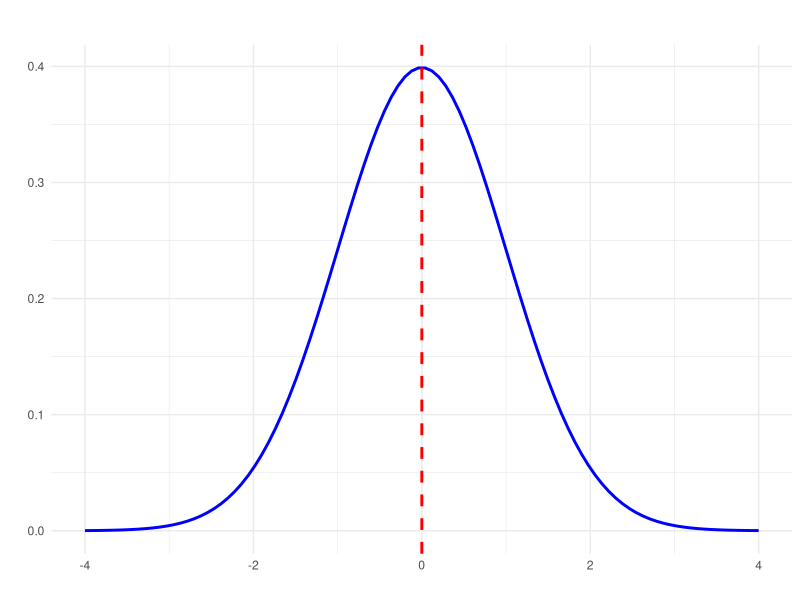
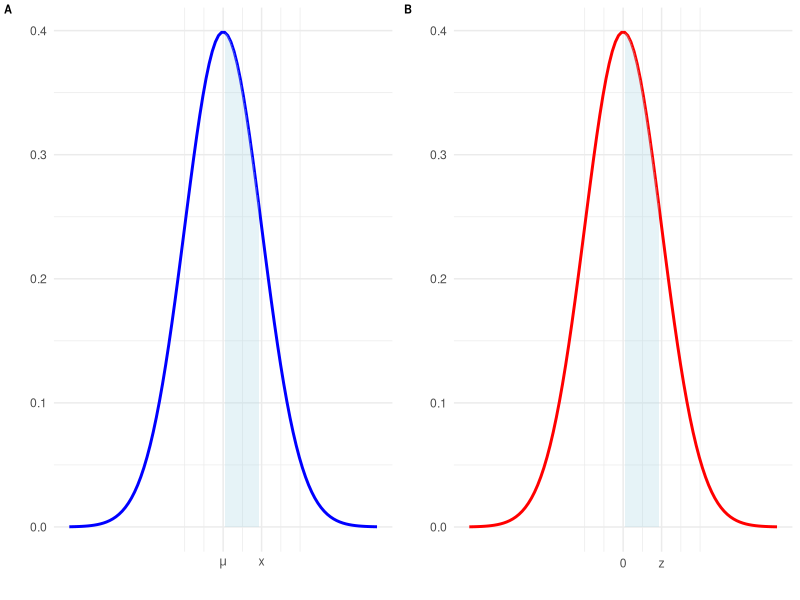
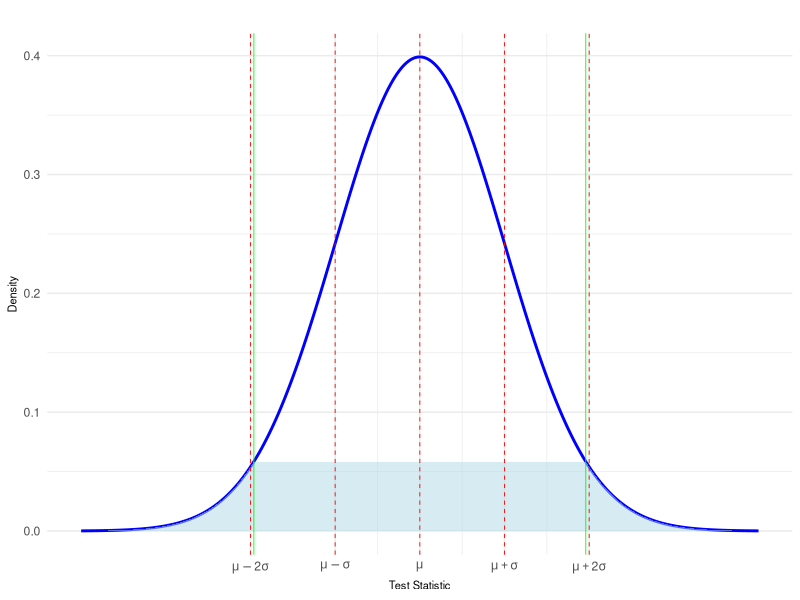
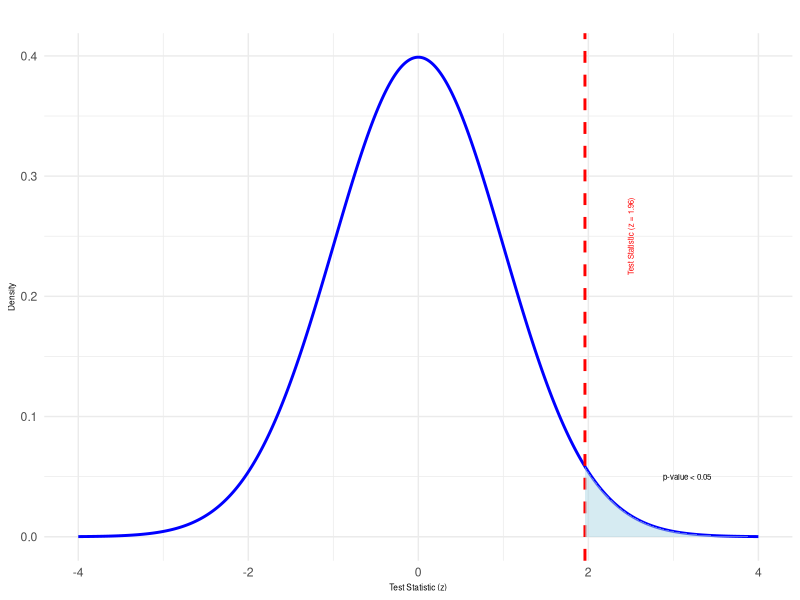

The R source for these figures, in order: (Note: this script raises an error after producing the figures.)
## ----echo=FALSE, message=FALSE, warning=FALSE,fig.width=2, fig.height=2, out.width="50%"---------
# Load the necessary library
library(ggplot2)
library(dplyr)
# Parameters for the normal distribution
mean <- 0  # Mean 
sd <- 1    # Standard deviation 

# Generate a sequence of x values
x <- seq(-4, 4, length = 100)

# Calculate the density of the normal distribution for each x value
y <- dnorm(x, mean, sd)

# Create a data frame for ggplot
data <- data.frame(x = x, y = y)

# Plot the normal distribution
ggplot(data, aes(x = x, y = y)) +
  geom_line(color = "blue", size = 1) +
  geom_vline(xintercept = mean, linetype = "dashed", color = "red", size = 1) +
  labs(title = "", subtitle = expression(paste("")),x = "", y = "") +
  theme(axis.text.y = element_blank(), # Remove y-axis numbers
      #  axis.ticks.y = element_blank(), # Remove y-axis ticks
        axis.title.y = element_blank()) +# Remove y-axis title
  theme_minimal()



## ----echo=FALSE, message=FALSE, warning=FALSE,fig.width=2, fig.height=2, fig.path="figures/"-----
# Load necessary libraries
library(ggplot2)
library(cowplot)

# Define standard deviation and mean
mu <- 2
sd <- 1

# Create a data frame for the first plot (normal distribution centered at mu)
x_vals <- seq(mu - 4 * sd, mu + 4 * sd, length.out = 100)
dist1 <- dnorm(x_vals, mean = mu, sd = sd)
data1 <- data.frame(x = x_vals, y = dist1)

# Create a data frame for the second plot (normal distribution centered at 0)
x_vals2 <- seq(-4 * sd, 4 * sd, length.out = 100)
dist2 <- dnorm(x_vals2, mean = 0, sd = sd)
data2 <- data.frame(x = x_vals2, y = dist2)

# First plot: Normal distribution with mean mu
plot1 <- ggplot(data1, aes(x = x, y = y)) +
  geom_line(color = "blue", size = 1) +             # Plot the line
  geom_ribbon(data = subset(data1, x >= mu & x <= mu + sd), aes(ymin = 0, ymax = y), fill = "lightblue", alpha = 0.3) + # Fill light blue from mu to 1 SD
  labs(x = "", y = "") +
  scale_x_continuous(breaks = c(mu, mu + sd), labels = c(expression(mu), "x")) + # Label x-axis with mu and x at mu + 1 SD
  theme_minimal() +
  theme(axis.title.x = element_text(size = 14),axis.title.y = element_text(size = 14)
  )

# Second plot: Normal distribution with mean 0
plot2 <- ggplot(data2, aes(x = x, y = y)) +
  geom_line(color = "red", size = 1) +              # Plot the line
  geom_ribbon(data = subset(data2, x >= 0 & x <= 0 + sd), aes(ymin = 0, ymax = y), fill = "lightblue", alpha = 0.3) + # Fill light blue from 0 to 1 SD
  labs(x = "", y = "") +
  scale_x_continuous(breaks = c(0, 0 + sd), labels = c("0", "z")) + # Label x-axis with 0 and z at 1 SD
  theme_minimal() +
  theme(axis.title.x = element_text(size = 14), axis.title.y = element_text(size = 14)
  )

# Combine the two plots side by side
combined_plot <- plot_grid(plot1, plot2, labels = c("A", "B"), label_size = 8)

# Display the combined plot
print(combined_plot)



## ----echo=FALSE, results='asis'------------------------------------------------------------------
cat("$$t = \\frac{\\bar{X_1} - \\bar{X_2}}{\\sqrt{\\frac{s_1^2}{n_1} + \\frac{s_2^2}{n_2}}}$$")



## ----echo=FALSE, results='asis'------------------------------------------------------------------
cat("$$t = \\frac{\\bar{D}}{\\frac{s_D}{\\sqrt{n}}}$$")


## ----echo=FALSE, results='asis'------------------------------------------------------------------
cat("$$z = \\frac{\\bar{X} - \\mu}{\\frac{\\sigma}{\\sqrt{n}}}$$")


## ----echo=FALSE, results='asis'------------------------------------------------------------------
cat("$$F = \\frac{MST}{MSE}$$")


## ----echo=FALSE, results='asis'------------------------------------------------------------------
cat("$$r = \\frac{\\sum (x_i - \\bar{x})(y_i - \\bar{y})}{\\sqrt{\\sum (x_i - \\bar{x})^2 \\sum (y_i - \\bar{y})^2}}$$")


## ----echo=FALSE, message=FALSE, warning=FALSE, fig.width=3.5, fig.height=2-----------------------
library(ggplot2)

# Define mean, standard deviation, and critical value for p < 0.05 (two-tailed)
mean <- 0  # Mean under the null hypothesis
sd <- 1    # Standard deviation for the standard normal distribution
test_stat <- 1.5  # Example of an observed test statistic

# Critical values for p < 0.05 in a two-tailed test (1.96 standard deviations)
critical_value <- qnorm(0.975, mean, sd)

# Create a sequence of x values for the plot
x_vals <- seq(mean - 4 * sd, mean + 4 * sd, length.out = 1000)

# Calculate the density (y-values) for the normal distribution
y_vals <- dnorm(x_vals, mean = mean, sd = sd)

# Create a data frame for plotting
data <- data.frame(x = x_vals, y = y_vals)

# Plot the normal distribution
ggplot(data, aes(x = x, y = y)) +
  geom_line(color = "blue", size = 1) +  # Plot the normal distribution curve
  geom_ribbon(data = subset(data, x <= -critical_value | x >= critical_value), 
              aes(ymin = 0, ymax = y), fill = "lightblue", alpha = 0.5) +  # Shade area beyond critical values
  geom_vline(xintercept = c(mean, mean + sd, mean - sd, mean + 2 * sd, mean - 2 * sd), 
             linetype = "dashed", color = "red", size = 0.3) +
  geom_vline(xintercept = c(-critical_value, critical_value), 
             color = "green", linetype = "solid", size = 0.3) +  # Lines for critical values
  scale_x_continuous(breaks = c(mean, mean - sd, mean + sd, mean - 2 * sd, mean + 2 * sd),
                     labels = c(expression(mu), expression(mu - sigma), expression(mu + sigma),
                                expression(mu - 2 * sigma), expression(mu + 2 * sigma))) +  # Label x-axis with mean and SDs
  labs(title = "", 
       x = "Test Statistic", 
       y = "Density") +
  theme_minimal() +
  theme(axis.title.x = element_text(size = 8),
        axis.title.y = element_text(size = 8),
        plot.title = element_text(hjust = 0.5))


## ----echo=FALSE, message=FALSE, warning=FALSE, fig.width=3, fig.height=2-------------------------
# Load necessary libraries
library(ggplot2)

# Define mean, standard deviation, and observed test statistic
mean <- 0  # Mean of the standard normal distribution (under null hypothesis)
sd <- 1    # Standard deviation of the standard normal distribution
test_stat <- 1.96  # Example test statistic for a 95% confidence level (for significance level of 0.05)

# Create a sequence of x values for the plot
x_vals <- seq(mean - 4 * sd, mean + 4 * sd, length.out = 1000)

# Calculate the density (y-values) for the normal distribution
y_vals <- dnorm(x_vals, mean = mean, sd = sd)

# Create a data frame for plotting
data <- data.frame(x = x_vals, y = y_vals)

# Plot the normal distribution
ggplot(data, aes(x = x, y = y)) +
  geom_line(color = "blue", size = 1) +  # Plot the normal distribution curve
  geom_vline(xintercept = test_stat, color = "red", linetype = "dashed", size = 1) +  # Mark the test statistic (1.96)
  geom_ribbon(data = subset(data, x >= test_stat), aes(ymin = 0, ymax = y), fill = "lightblue", alpha = 0.5) +  # Shade area beyond test statistic (p-value)
  labs(title = "", x = "Test Statistic (z)", y = "Density") +
  annotate("text", x = 2.5, y = 0.25, label = "Test Statistic (z = 1.96)", color = "red", angle = 90, size=2) +
  annotate("text", x = test_stat + 1.2, y = 0.05, label = "p-value < 0.05", color = "black", size = 2) +
  theme_minimal() +
  theme(
    axis.title.x = element_text(size = 6),
    axis.title.y = element_text(size = 6),
    plot.title = element_text(hjust = 0.5)
  )



## ----echo=FALSE, fig.cap="", out.width = '80%', fig.align='center'-------------------------------
knitr::include_graphics("figs/plot1.png")


## ----echo=FALSE, fig.cap="", out.width = '80%'---------------------------------------------------
knitr::include_graphics("figs/fisher.png")


## ----echo=FALSE, fig.cap="", out.width = '40%', fig.align='center'-------------------------------
knitr::include_graphics("figs/criticalregion.png")


## ----echo=FALSE, fig.cap="", out.width = '100%', fig.align='center'------------------------------
knitr::include_graphics("figs/plot2.png")


## ----echo=FALSE, fig.cap="", out.width = '70%', fig.align='center'-------------------------------
knitr::include_graphics("figs/significance.png")


## ----echo=FALSE, fig.cap="", out.width = '80%', fig.align='center'-------------------------------
knitr::include_graphics("figs/pregnant.jpg")


## ----echo=FALSE, message=FALSE, warning=FALSE, fig.width=2.2, fig.height=3.5---------------------
# Create a data frame for the standard normal distribution
df <- data.frame(x = seq(-4, 4, length.out = 1000))
df$y <- dnorm(df$x)

# Plot 1: P(X < z)
z1 <- 1  # Example Z-score
p1 <- ggplot(df, aes(x = x, y = y)) +
  geom_line() +
  geom_area(data = subset(df, x < z1), aes(x = x, y = y), fill = "blue", alpha = 0.3) +
  geom_vline(xintercept = z1, linetype = "dashed", color = "red") +
  labs(title = "P(X < z)", x = "Z-score", y = "") +
  theme_minimal()+
  theme(plot.title = element_text(size = 5),
        axis.title.x = element_blank(),
        axis.title.y = element_text(size = 8),
        axis.text.y = element_text(size = 4),
        axis.text.x = element_text(size = 4))  # Adjust title size here

# Plot 2: P(X > z)
z2 <- 1  # Example Z-score
p2 <- ggplot(df, aes(x = x, y = y)) +
  geom_line() +
  geom_area(data = subset(df, x > z2), aes(x = x, y = y), fill = "blue", alpha = 0.3) +
  geom_vline(xintercept = z2, linetype = "dashed", color = "red") +
  labs(title = "P(X > z)", x = "Z-score", y = "") +
  theme_minimal()+
  theme(plot.title = element_text(size = 5),
        axis.title.y = element_text(size = 8),
        axis.title.x = element_blank(),
        axis.text.y = element_text(size = 4),
        axis.text.x = element_text(size = 4))  # Adjust title size here

# Plot 3: P(z1 < X < z2)
z1 <- -1  # Example Z-score 1
z2 <- 1    # Example Z-score 2
p3 <- ggplot(df, aes(x = x, y = y)) +
  geom_line() +
  geom_area(data = subset(df, x > z1 & x < z2), aes(x = x, y = y), fill = "blue", alpha = 0.3) +
  geom_vline(xintercept = c(z1, z2), linetype = "dashed", color = "red") +
  labs(title = "P(z1 < X < z2)", x = "Z-score", y = "") +
  theme_minimal()+
  theme(plot.title = element_text(size = 5),
        axis.title.y = element_text(size = 8),
        axis.title.x = element_text(size = 8),
        axis.text.y = element_text(size = 4),
        axis.text.x = element_text(size = 4))  # Adjust title size here

# Arrange the plots in a grid
library(gridExtra)
grid.arrange(p1, p2, p3, ncol = 1)


## ----echo=FALSE, message=FALSE, warning=FALSE----------------------------------------------------
# Define mean and standard deviation
mean_value <- 0.6
sd_value <- 0.2

# Define threshold value
threshold_value <- 1

# Create a sequence of x values for the plot
x_vals <- seq(mean_value - 4*sd_value, mean_value + 4*sd_value, length.out = 1000)

# Calculate normal density for the x values
y_vals <- dnorm(x_vals, mean = mean_value, sd = sd_value)

# Create data frame for plotting
data <- data.frame(x = x_vals, y = y_vals)

# Right Tail Plot (larger values)
right_tail_plot <- ggplot(data, aes(x, y)) +
  geom_line(size = 1, color = "blue") +  # Plot the normal distribution curve
  geom_area(data = subset(data, x >= threshold_value), aes(y = y), fill = "skyblue", alpha = 0.5) +  # Shade the right area
  geom_vline(xintercept = threshold_value, linetype = "dashed", color = "black", size = 1) +  # Mark the threshold value
  labs(title = "Right Tail: Proportion Above Threshold",
       subtitle = paste("Proportion of Values Above", threshold_value, ":", round(1 - pnorm(threshold_value, mean = mean_value, sd = sd_value), 4)),
       x = "Value",
       y = "Density") +
  theme_minimal()


# Left Tail Plot (smaller values)
left_tail_plot <- ggplot(data, aes(x, y)) +
  geom_line(size = 1, color = "blue") +  # Plot the normal distribution curve
  geom_area(data = subset(data, x <= threshold_value), aes(y = y), fill = "skyblue", alpha = 0.5) +  # Shade the left area
  geom_vline(xintercept = threshold_value, linetype = "dashed", color = "black", size = 1) +  # Mark the threshold value
  labs(title = "Left Tail: Proportion Below Threshold",
       subtitle = paste("Proportion of Values Below", threshold_value, ":", round(pnorm(threshold_value, mean = mean_value, sd = sd_value), 4)),
       x = "Value",
       y = "Density") +
  theme_minimal()

# Print the plots
print(right_tail_plot)
print(left_tail_plot)



## ----echo=FALSE, message=FALSE, warning=FALSE----------------------------------------------------
# Load necessary library
library(ggplot2)

# Define mean and standard deviation
mean_value <- 0.6
sd_value <- 0.2

# Define cumulative probabilities
p_left <- 0.25  # For the left tail
p_right <- 0.75  # For the right tail

# Calculate threshold values using qnorm
threshold_left <- qnorm(p_left, mean = mean_value, sd = sd_value)
threshold_right <- qnorm(1 - p_right, mean = mean_value, sd = sd_value)

# Create a sequence of x values for the plot
x_vals <- seq(mean_value - 4*sd_value, mean_value + 4*sd_value, length.out = 1000)

# Calculate normal density for the x values
y_vals <- dnorm(x_vals, mean = mean_value, sd = sd_value)

# Create data frame for plotting
data <- data.frame(x = x_vals, y = y_vals)

# Right Tail Plot (larger values)
right_tail_plot <- ggplot(data, aes(x, y)) +
  geom_line(size = 1, color = "blue") +  # Plot the normal distribution curve
  geom_area(data = subset(data, x >= threshold_right), aes(y = y), fill = "skyblue", alpha = 0.5) +  # Shade the right area
  geom_vline(xintercept = threshold_right, linetype = "dashed", color = "black", size = 1) +  # Mark the threshold value
  labs(title = "Right Tail: Cumulative Probability",
       subtitle = paste("Threshold Value (75th Percentile):", round(threshold_right, 2)),
       x = "Value",
       y = "Density") +
  theme_minimal()


# Left Tail Plot (smaller values)
left_tail_plot <- ggplot(data, aes(x, y)) +
  geom_line(size = 1, color = "blue") +  # Plot the normal distribution curve
  geom_area(data = subset(data, x <= threshold_left), aes(y = y), fill = "skyblue", alpha = 0.5) +  # Shade the left area
  geom_vline(xintercept = threshold_left, linetype = "dashed", color = "black", size = 1) +  # Mark the threshold value
  labs(title = "Left Tail: Cumulative Probability",
       subtitle = paste("Threshold Value (25th Percentile):", round(threshold_left, 2)),
       x = "Value",
       y = "Density") +
  theme_minimal()


# Print the plots
print(right_tail_plot)
print(left_tail_plot)


## ----echo=FALSE, message=FALSE, fig.cap="", fig.width=3, fig.height=3.5--------------------------
# Create data for the normal distribution
z_values <- seq(-3, 3, length.out = 100)
y_values <- dnorm(z_values)

# Create a data frame
data <- data.frame(z = z_values, density = y_values)

# Plot the normal distribution and shade the area below z = 0.76
ggplot(data, aes(x = z, y = density)) +
  geom_line() +
  geom_area(data = filter(data, z <= 0.76), fill = "blue", alpha = 0.5) +
  geom_vline(xintercept = 0.76, linetype = "dashed", color = "red") +
  annotate("text", x = 2, y = 0.05, label = "P(z < 0.76)", color = "blue", size = 4) +
  labs(title = "", x = "Z-score", y = "Density") + theme_minimal()



## ------------------------------------------------------------------------------------------------
# Calculate the cumulative 
# probability for z = 0.76
z_score <- 0.76
p_value <- pnorm(z_score)
# Convert to percentage
percent_area <- p_value * 100
percent_area


## ----echo=FALSE, message=FALSE, fig.cap="", fig.width=3, fig.height=3.5--------------------------
# Create data for the normal distribution
z_values <- seq(-3, 3, length.out = 100)
y_values <- dnorm(z_values)

# Create a data frame
data <- data.frame(z = z_values, density = y_values)

# Plot the normal distribution and shade the area below z = 0.76
ggplot(data, aes(x = z, y = density)) +
  geom_line() +
  geom_area(data = filter(data, z <= 0.76), fill = "blue", alpha = 0.5) +
  geom_vline(xintercept = 0.76, linetype = "dashed", color = "red") +
  annotate("text", x = 2, y = 0.05, label = "P(z < 0.76)", color = "blue", size = 4) +
  labs(title = "",
       x = "Z-score",
       y = "Density") +
  theme_minimal()



## ----echo=FALSE, message=FALSE, fig.cap="", fig.width=3, fig.height=3.5--------------------------
# Calculate the z-score for the upper 5%
p_value <- 0.95
z_score <- qnorm(p_value)

# Create data for the normal distribution
z_values <- seq(-3, 3, length.out = 100)
y_values <- dnorm(z_values)

# Create a data frame
data <- data.frame(z = z_values, density = y_values)

# Plot the normal distribution and shade the area above the z-score
ggplot(data, aes(x = z, y = density)) +
  geom_line() +
  geom_area(data = filter(data, z >= z_score), fill = "blue", alpha = 0.5) +
  geom_vline(xintercept = z_score, linetype = "dashed", color = "red") +
  annotate("text", x = z_score + 0, y = 0.05, label = "z where:\n P>z = 0.05", color = "red", size = 4) +
  labs(title = "", x = "Z-score", y = "Density") + theme_minimal()



## ------------------------------------------------------------------------------------------------
# Calculate the z-score for 
# the upper 5% 
p_value <- 0.05
z_score <- qnorm(1-p_value)
# Print the result
z_score


## ----echo=FALSE, message=FALSE, fig.cap="", fig.width=3, fig.height=3.5--------------------------
# Calculate the z-score for the upper 5%
p_value <- 0.95
z_score <- qnorm(p_value)

# Create data for the normal distribution
z_values <- seq(-3, 3, length.out = 100)
y_values <- dnorm(z_values)

# Create a data frame
data <- data.frame(z = z_values, density = y_values)

# Plot the normal distribution and shade the area above the z-score
ggplot(data, aes(x = z, y = density)) +
  geom_line() +
  geom_area(data = filter(data, z >= z_score), fill = "blue", alpha = 0.5) +
  geom_vline(xintercept = z_score, linetype = "dashed", color = "red") +
  annotate("text", x = z_score + 0, y = 0.05, label = "z where:\n P>z = 0.05", color = "red", size = 4) +
  labs(title = "", x = "Z-score", y = "Density") + theme_minimal()



## ----echo=FALSE, message=FALSE, fig.cap="", fig.width=3, fig.height=3.5--------------------------
# Parameters for the normal distribution
mean <- 100
sd <- 15

# Values to find the probability between
low_value <- 100
high_value <- 115

# Calculate the z-scores
z_low <- (low_value - mean) / sd
z_high <- (high_value - mean) / sd

# Calculate the probabilities using pnorm
p_low <- pnorm(z_low)
p_high <- pnorm(z_high)

# Probability of falling between 100 and 115
probability <- p_high - p_low

# Print the probability
print(paste("Probability of falling between 100 and 115:", round(probability, 4)))

# Create data for the normal distribution
x_values <- seq(mean - 4*sd, mean + 4*sd, length.out = 100)
y_values <- dnorm(x_values, mean, sd)

# Create a data frame
data <- data.frame(x = x_values, density = y_values)

# Plot the normal distribution and shade the area between 100 and 115
ggplot(data, aes(x = x, y = density)) +
  geom_line() +
  geom_area(data = filter(data, x >= low_value & x <= high_value), fill = "blue", alpha = 0.5) +
  geom_vline(xintercept = low_value, linetype = "dashed", color = "red") +
  geom_vline(xintercept = high_value, linetype = "dashed", color = "red") +
  labs(title = "", x = "Score", y = "Density") + theme_minimal()


## ------------------------------------------------------------------------------------------------
# Parameters
mean <- 100
sd <- 15
# Values
low_value <- 100
high_value <- 115

# Calculate the z-scores
z_low <- (low_value-mean)/sd
z_high <- (high_value-mean)/sd


## ----echo=FALSE, message=FALSE, fig.cap="", fig.width=3, fig.height=3.5--------------------------
# Parameters for the normal distribution
mean <- 100
sd <- 15

# Values to find the probability between
low_value <- 100
high_value <- 115

# Calculate the z-scores
z_low <- (low_value - mean) / sd
z_high <- (high_value - mean) / sd

# Calculate the probabilities using pnorm
p_low <- pnorm(z_low)
p_high <- pnorm(z_high)

# Probability of falling between 100 and 115
probability <- p_high - p_low

# Print the probability
print(paste("Probability of falling between 100 and 115:", round(probability, 4)))

# Create data for the normal distribution
x_values <- seq(mean - 4*sd, mean + 4*sd, length.out = 100)
y_values <- dnorm(x_values, mean, sd)

# Create a data frame
data <- data.frame(x = x_values, density = y_values)

# Plot the normal distribution and shade the area between 100 and 115
ggplot(data, aes(x = x, y = density)) +
  geom_line() +
  geom_area(data = filter(data, x >= low_value & x <= high_value), fill = "blue", alpha = 0.5) +
  geom_vline(xintercept = low_value, linetype = "dashed", color = "red") +
  geom_vline(xintercept = high_value, linetype = "dashed", color = "red") +
  labs(title = "", x = "Score", y = "Density") + theme_minimal()


## ------------------------------------------------------------------------------------------------
# Find the probabilities
p_low <- pnorm(z_low)
p_high <- pnorm(z_high)

# Probability of falling 
# between 100 and 115
probability <- p_high - p_low
probability


## ----echo=FALSE, message=FALSE, fig.cap="", fig.width=3, fig.height=3.5--------------------------
# Parameters for the normal distribution
mean <- 100
sd <- 15

# Values to find the probability between
low_value <- 100
high_value <- 115

# Calculate the z-scores
z_low <- (low_value - mean) / sd
z_high <- (high_value - mean) / sd

# Calculate the probabilities using pnorm
p_low <- pnorm(z_low)
p_high <- pnorm(z_high)

# Probability of falling between 100 and 115
probability <- p_high - p_low

# Print the probability
print(paste("Probability of falling between 100 and 115:", round(probability, 4)))

# Create data for the normal distribution
x_values <- seq(mean - 4*sd, mean + 4*sd, length.out = 100)
y_values <- dnorm(x_values, mean, sd)

# Create a data frame
data <- data.frame(x = x_values, density = y_values)

# Plot the normal distribution and shade the area between 100 and 115
ggplot(data, aes(x = x, y = density)) +
  geom_line() +
  geom_area(data = filter(data, x >= low_value & x <= high_value), fill = "blue", alpha = 0.5) +
  geom_vline(xintercept = low_value, linetype = "dashed", color = "red") +
  geom_vline(xintercept = high_value, linetype = "dashed", color = "red") +
  labs(title = "", x = "Score", y = "Density") + theme_minimal()


## ----echo=FALSE, message=FALSE, warning=FALSE, fig.cap="", fig.width=3, fig.height=3.5-----------
# Load necessary libraries
library(ggplot2)

# Given values
mean_lifespan <- 15.7
sd_lifespan <- 1.6
age_allison_cat <- 18

# Define the Z-score
z_score <- (age_allison_cat - mean_lifespan) / sd_lifespan

# Generate a sequence of x-values (ages) covering the normal distribution
x_values <- seq(mean_lifespan - 4 * sd_lifespan, mean_lifespan + 4 * sd_lifespan, length = 1000)

# Calculate the density for each x-value
density <- dnorm(x_values, mean = mean_lifespan, sd = sd_lifespan)

# Create a data frame for ggplot
df <- data.frame(x = x_values, density = density)

# Define the critical Z-score for shading
shade_df <- df[df$x >= age_allison_cat, ]

# Plot the normal distribution with the shaded area for P(X > 18)
ggplot(df, aes(x = x, y = density)) +
  geom_line(color = "blue", size = 1) +  # Plot the normal distribution
  geom_area(data = shade_df, aes(x = x, y = density), fill = "red", alpha = 0.4) +  # Shade the area P(X > 18)
  geom_vline(xintercept = age_allison_cat, linetype = "dashed", color = "black") +  # Add a dashed line at Allison's cat's age
  labs(title = "Probability of a Cat Living to be as Old as Allison's Cat",
       subtitle = paste0("Mean = 15.7, SD = 1.6, Age = ", age_allison_cat),
       x = "Cat's Age",
       y = "Density") +
  theme(plot.title = element_text(size = 4)) + 
  theme_minimal()


## ------------------------------------------------------------------------------------------------
# Given values
mean_lifespan <- 15.7
sd_lifespan <- 1.6
age_allison_cat <- 18
# Calculate Z-score
z_score <- (age_allison_cat - mean_lifespan) / sd_lifespan
# Find the probability that a cat lives longer than 18 years
probability <- 1 - pnorm(z_score)
probability


## ------------------------------------------------------------------------------------------------
# Given values
mean_lifespan <- 15.7
sd_lifespan <- 1.6
age_allison_cat <- 18
# Calculate Z-score
z_score <- (age_allison_cat - mean_lifespan) / sd_lifespan
# Find the probability that a cat lives longer than 18 years
probability <- 1 - pnorm(z_score)
probability


## ------------------------------------------------------------------------------------------------
# Parameters
mean <- 0.6
sd <- 0.2
# Threshold 4 lead remediation
threshold <- 1
# Calculate the z-score for the threshold
z_score<-(threshold-mean)/sd
# Calculate the proportion of 
#buildings above the threshold
threshold<-1-pnorm(z_score)
threshold
